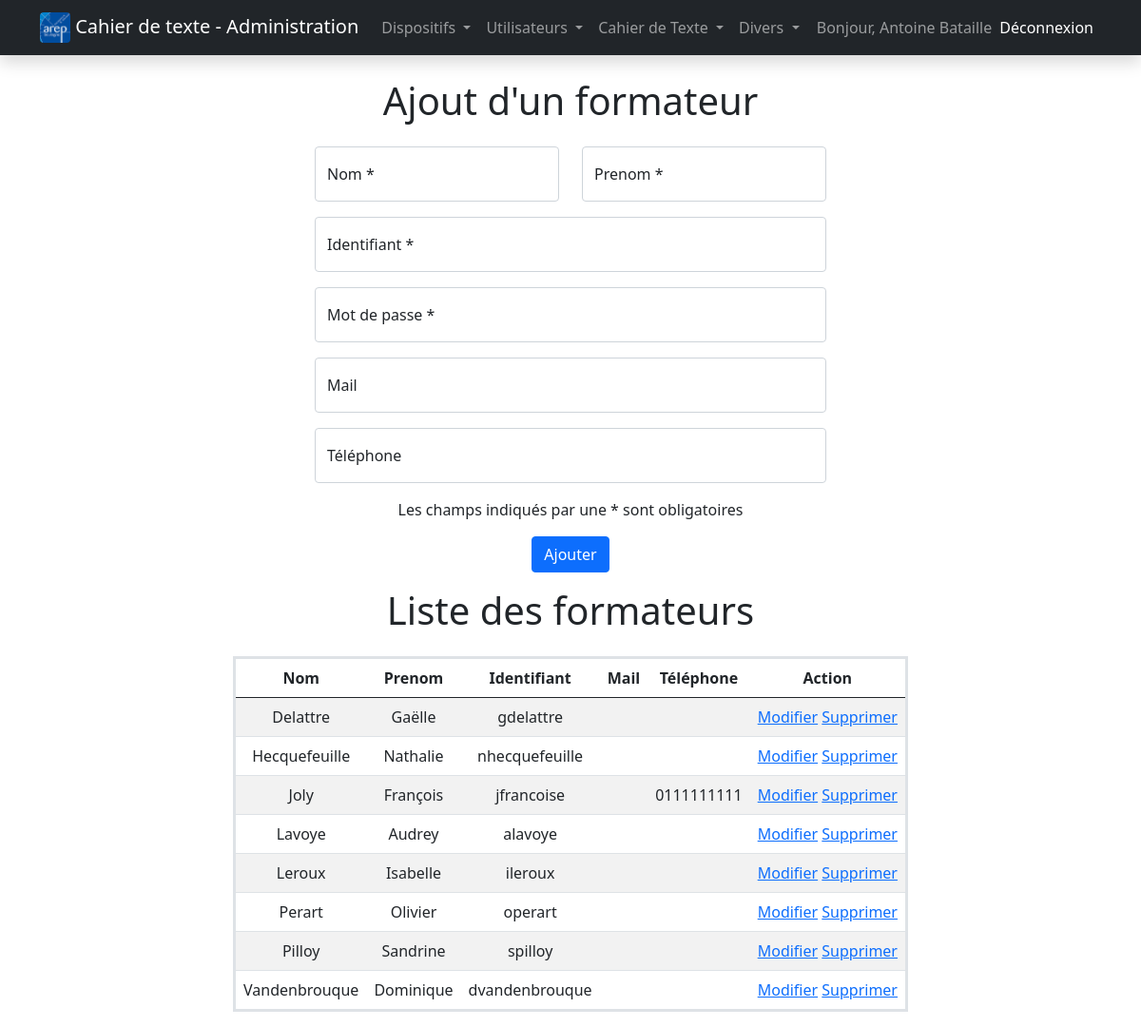
/admin/formateurs.php (signed in), run on an earlier commit of the app's database.
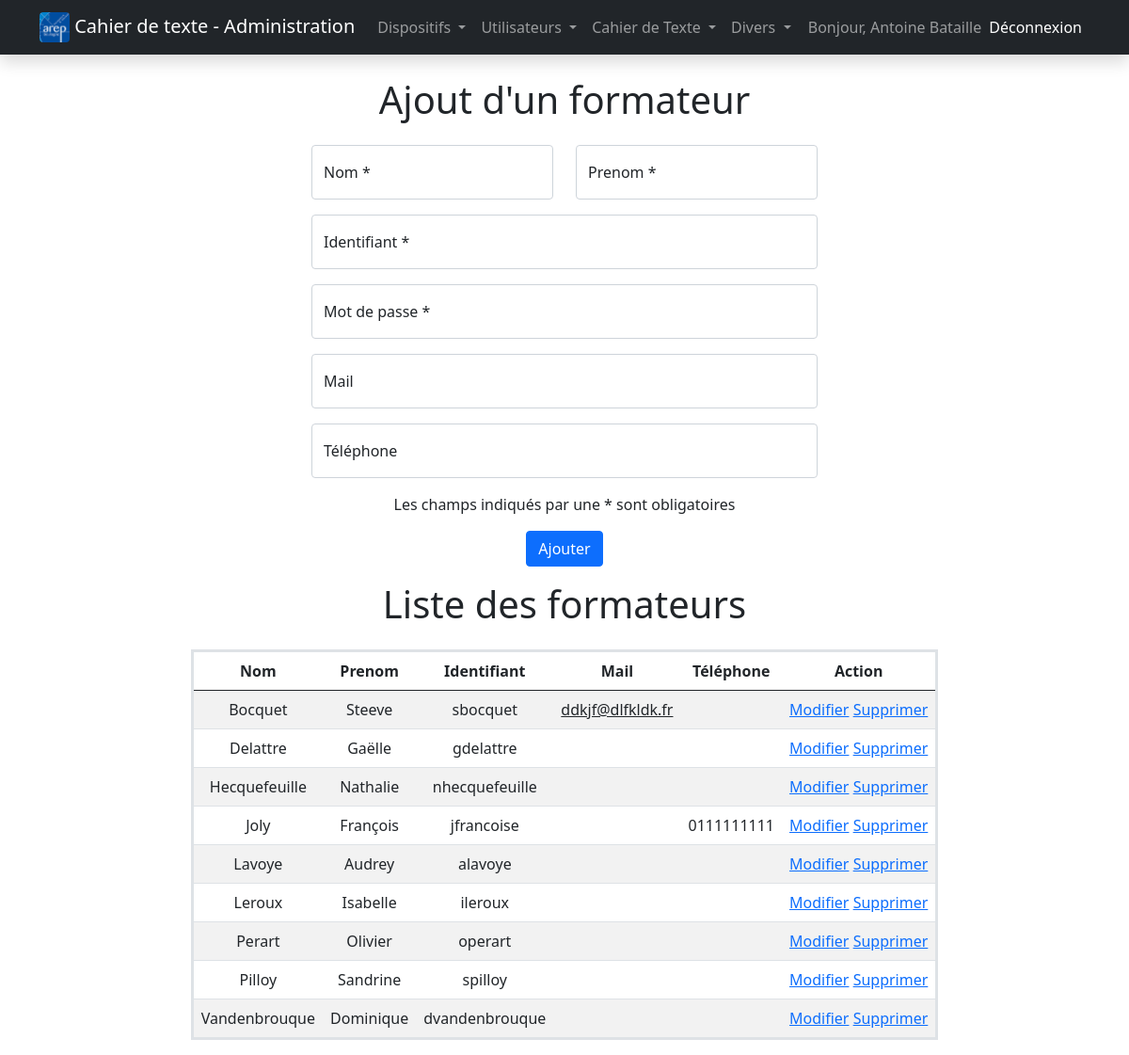
And on a later commit of the database.
### tables this page shows
CREATE TABLE `users`
(
    `idUser`     int(11)     NOT NULL,
    `username`   varchar(20) NOT NULL,
    `password`   varchar(20) NOT NULL,
    `nom`        varchar(30) NOT NULL,
    `prenom`     varchar(30) NOT NULL,
    `specialite` varchar(255) DEFAULT NULL,
    `mail`       varchar(30)  DEFAULT NULL,
    `telephone`  varchar(10)  DEFAULT NULL,
    `admin`      tinyint(1)  NOT NULL,
    `actif`      tinyint(4)   DEFAULT 1
);

### admin/session.php (called while the page is built, shortened)
<?php
$button = "Ajouter";

### admin/formateurs.php (the view, shortened to what this page needs)
<?php include("session.php");
$title = "Ajout d'un formateur";
?>
<!doctype html>
<html lang="fr">
<head>
    <link href="../css/bootstrap.css" rel="stylesheet">
</head>
<body>
<?php include("navbar.php"); ?>
<div class="container">
    <div class="row">
        <div class="col-xl-auto mx-auto text-center">
            <h1 class="mb-4"><?php echo $title ?></h1>
            <form class="mb-3" action="" method="post" name="formateur">
                <div class="row mb-3">
                    <div class="col-md">
                        <div class="form-floating">
                            <input class="form-control" name="nom" type="text"
                                   placeholder="Nom"
                                   required <?php if (isset($_POST['edit-username'])) echo 'value="' . $resultEdit->nom . '"' ?>>
                            <label for="nom">Nom *</label>
                        </div>
                    </div>
                    <div class="col-md">
                        <div class="form-floating">
                            <input class="form-control" name="prenom" type="text"
                                   placeholder="Prenom"
                                   required <?php if (isset($_POST['edit-username'])) echo 'value="' . $resultEdit->prenom . '"' ?>>
                            <label for="prenom">Prenom *</label>
                        </div>
                    </div>
                </div>
                <div class="form-floating mb-3">
                    <input class="form-control" name="id" type="text" placeholder="Identifiant"
                           required <?php if (isset($_POST['edit-username'])) echo 'readonly value="' . $resultEdit->username . '"' ?>>
                    <label for="id">Identifiant *</label>
                </div>
                <div class="form-floating mb-3">
                    <input class="form-control" name="password" type="password" placeholder="Mot de passe"
                           required <?php if (isset($_POST['edit-username'])) echo 'value="' . $resultEdit->password . '"' ?>>
                    <label for="password">Mot de passe *</label>
                </div>
                <div class="form-floating mb-3">
                    <input class="form-control" name="email" type="email"
                           placeholder="exemple@exemple.com" <?php if (isset($_POST['edit-username'])) echo 'value="' . $resultEdit->mail . '"' ?>>
                    <label for="email">Mail</label>
                </div>
                <div class="form-floating mb-3">
                    <input class="form-control" name="telephone" type="tel" placeholder="Numéro de téléphone"
                           pattern="[0-9]{10}"
                           maxlength="10" <?php if (isset($_POST['edit-username'])) echo 'value="' . $resultEdit->telephone . '"' ?>>
                    <label for="email">Téléphone</label>
                </div>
                <p>Les champs indiqués par une * sont obligatoires</p>
                <input class="btn btn-primary" type="submit" value="<?php echo $button ?>" name="formateur">
            </form>
        </div>
        <div class="col-xl-auto mx-auto">
            <h1 class="text-center mb-4">Liste des formateurs</h1>
            <table class="table table-striped border border-3 text-center">
                <thead>
                <tr>
                    <th scope="col">Nom</th>
                    <th scope="col">Prenom</th>
                    <th scope="col">Identifiant</th>
                    <th scope="col">Mail</th>
                    <th scope="col">Téléphone</th>
                    <th scope="col">Action</th>
                </tr>
                </thead>
                <tbody>
                <?php
                $query = $bdd->query('SELECT * FROM users WHERE admin != 1 GROUP BY nom, prenom');
                while ($resultat = $query->fetch_object()) {
                    echo "<tr>";
                    echo "<td>" . $resultat->nom . "</td>";
                    echo "<td>" . $resultat->prenom . "</td>";
                    echo "<td>" . $resultat->username . "</td>";
                    echo '<td><a class="link-dark" href="mailto:' . $resultat->mail . '">' . $resultat->mail . '</a></td>';
                    echo "<td>" . $resultat->telephone . "</td>"; ?>
                    <td>
                        <a href="#"
                           onclick="document.getElementById('edit-user-<?php echo $resultat->username; ?>').submit()">Modifier</a>
                        <a href="#"
                           onclick="document.getElementById('del-user-<?php echo $resultat->username; ?>').submit()">Supprimer</a>
                    </td> <?php
                } ?>
                </tbody>
            </table>
        </div>
    </div>
</div>
</body>
</html>

What changed in the data, as far as the page shows it:
added users: nom "Bocquet", prenom "Steeve", username "sbocquet", mail "ddkjf@dlfkldk.fr"
